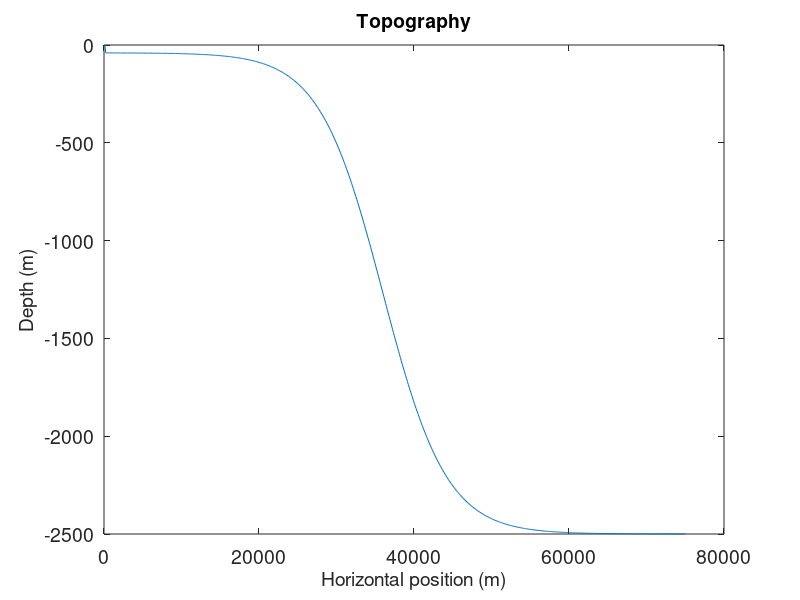
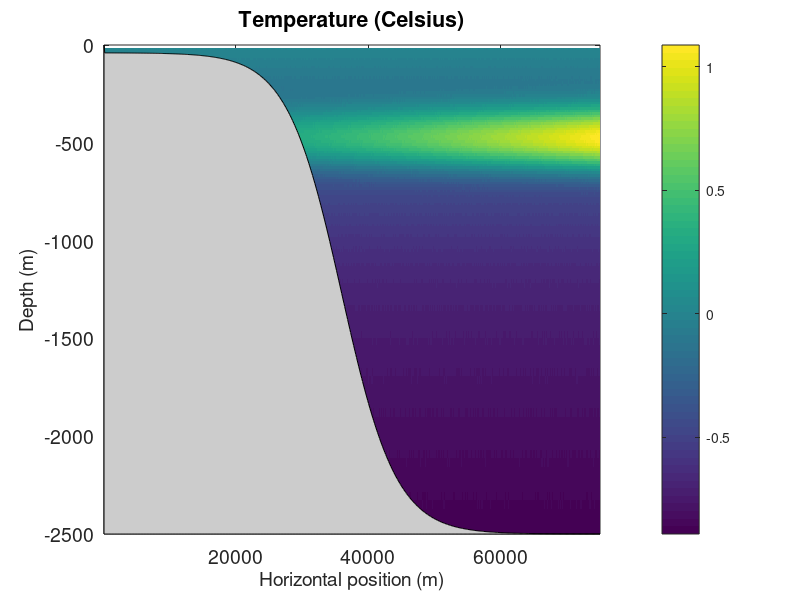
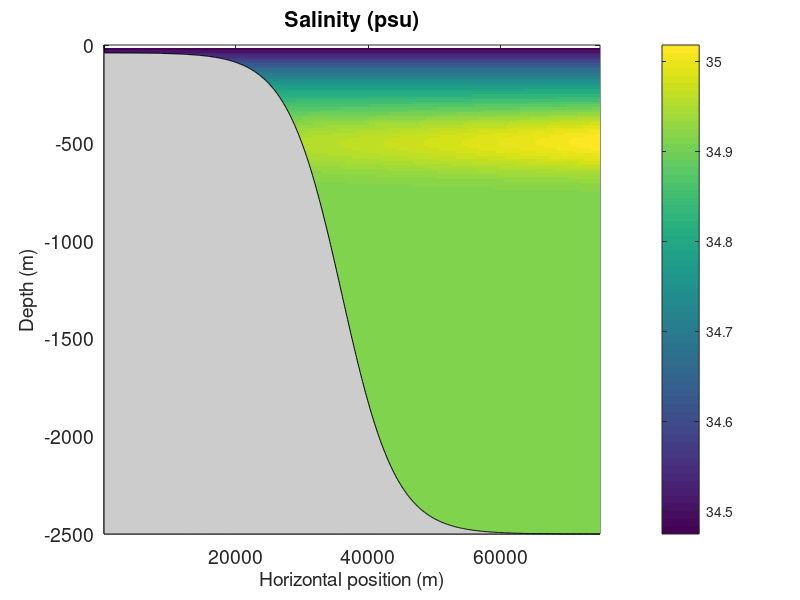
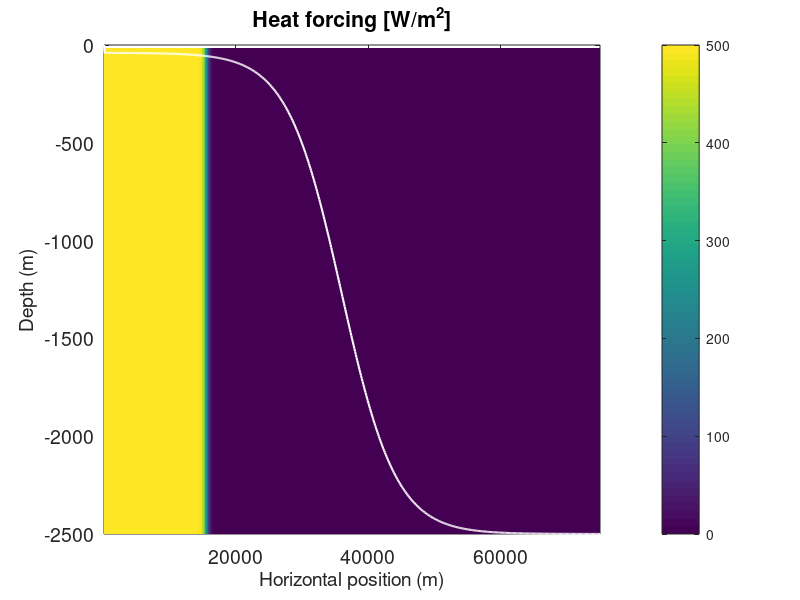

Here is the MATLAB script that generated these plots, in order:
% This is a matlab script that generates the input data
% variable x resolution
clear all
close all

prec='real*8';
ieee='b';

% Dimensions of grid
%nx=80;
nx=640; %320 previously
ny=1;
nz=120; %60 previously
% Nominal depth of model (meters)
H=2500.0;
% Size of domain
Lx=75.0e3;

% Horizontal resolution (m)
%Variable resolution
res1=2*Lx/(3*nx);
L1=Lx/2;
L2=Lx - L1;
n2=nx - (L1/res1);
res2=L2/n2;
A=res2 - res1;
iswitch1=L1/(res1);
width=40;
dx=zeros(nx,1);
for i=1:nx
    dx(i) = res1*1.43982 + 0.06*A*( tanh( (i-iswitch1)/width) + 1);
%dx(i) = Lx/nx;
end

%Vertical resolution (m)
res1z=2*H/(3*nz);
H1 =H/2;
H2 =H - H1;
n2z =nz - (H1/res1z);
res2z=H2/n2z;
Az = res2z-res1z;
% in gendata_Kara1 iswitchz =H1/(res1z);
iswitchz =H1/(res1z);
widthz=10;
dz = zeros(nz,1)
for i=1:nz
    dz(i) =res1z*.95+0.5408*Az*(tanh((i-iswitchz)/widthz)+1);
    %in gendata_Kara1 dz(i) =res1z/4+1.2*Az*(tanh((i-iswitchz)/widthz)+1);

end


x=zeros(nx,1);
x(1) = dx(1);
for i=2:nx
x(i)=x(i-1) + dx(i);
end

z=zeros(nz,1);
z(1) =-dz(1);
for i=2:nz
    z(i)=(z(i-1)-dz(i));
end

fid=fopen('dx.bin','w',ieee); fwrite(fid,dx,prec); fclose(fid);
%fid=fopen('dz.bin','w',ieee); fwrite(fid,dz,prec); fclose(fid);
dy = Lx/nx

% Flux
Qo= 500;
SFo=0.0372;

% Stratification
gravity=9.81;
talpha=2.0e-4;
sbeta=7.4e-4;
N2=0.0000013; %0 for no stratification
Tz=N2/(gravity*talpha);
Sz=N2/(gravity*sbeta);


%Tanh function for cooling
xswitch = 2.2e4+ Lx/2.0;
qwidth = .5e3;
Q=0.0*rand([nx,ny]);
for i=1:nx
Q(i,:) = Q(i,:) + Qo*0.5*(tanh((Lx-x(i)-xswitch)/qwidth) + 1);
%Q(i,:) = Q(i,:) + Qo*0.5*(tanh((x(i)-xswitch)/qwidth) + 1);
end
fid=fopen('Qnet.forcing','w',ieee); fwrite(fid,Q,prec); fclose(fid);

%Tanh function for salinity forcing
%negative for increasing SSS
xswitch = 2.2e4 + Lx/2.0;
sfwidth = 0.5e3;
SF=0.0*rand([nx,ny]);
for i=1:nx
SF(i,:) = -(SF(i,:) + SFo*0.5*(tanh((Lx-x(i)-xswitch)/sfwidth) + 1));
%Q(i,:) = Q(i,:) + Qo*0.5*(tanh((x(i)-xswitch)/qwidth) + 1);
end
fid=fopen('SF.forcing','w',ieee); fwrite(fid,SF,prec); fclose(fid);

% Temperature profile
i = 1:1:nz;
Tref = 1.5516 - 1.5414*(tanh(i/179.2610)+1);

%Sponge BC
Uref=Tref*0;
Vref=Tref*0;
fid =fopen('Uref.init','w',ieee); fwrite(fid,Uref,prec); fclose(fid);
fid =fopen('Vref.init','w',ieee); fwrite(fid,Vref,prec); fclose(fid);

%t = 0.25*rand([nx,ny,nz]);
t=0.01*rand([nx,ny,nz]);

for k=1:nz
 t(:,:,k) = t(:,:,k) + Tref(k);
end

%INFLOW temperature
ymatrix = zeros(640,1,49);
xmatrix = zeros(640,1,49);

for i=1:49
    for j=1:640
        ymatrix(j,1,i)=j;
        xmatrix(j,1,i)=i;
    end
end
inflowT=((-0.3*(xmatrix-25).^2-.1*ymatrix))/1000+0.25;
inflowT=inflowT.^5*10^3.15;
t(:,:,12:60)=t(:,:,12:60)+inflowT;
t = flipdim(t,1);
Treftemporary=squeeze(t);
Treftemporary=Treftemporary(640,:);
fid =fopen('Tref.init','w',ieee); fwrite(fid,Treftemporary,prec); fclose(fid);
%[sprintf('Tref =') sprintf(' %8.6g,',Tref)]
fid=fopen('T.init','w',ieee); fwrite(fid,t,prec); fclose(fid);

%Salinity profile
i = 1:1:nz;
Sref=33.9831+0.4654*(tanh(i/17.9459)+1);

s=0.0001*rand([nx,ny,nz]);
for k=1:nz
    s(:,:,k)=s(:,:,k)+Sref(k);
end

%INFLOW salinity
inflowS=((-0.3*(xmatrix-25).^2-.1*ymatrix))/1000+0.25;
inflowS=inflowS.^5*10^2.09;
s(:,:,12:60)=s(:,:,12:60)+inflowS;
s = flipdim(s,1);
Sreftemporary=squeeze(s);
Sreftemporary=Sreftemporary(640,:);
fid=fopen('Sref.init','w',ieee); fwrite(fid,Sreftemporary,prec); fclose(fid);
fid=fopen('S.init','w',ieee); fwrite(fid,s,prec); fclose(fid);

% Sloping channel
% tanh function for slope
slope=0.15
offset=1.5e3 + Lx/2.0;
dmax=-40.0;
h1=dmax;
h2=-H;
hdiff=(h1-h2);
xwidth=hdiff/(2.0*slope);
d=0.0*rand([nx,ny]);
for i=1:nx
for j=1:ny
d(i,j) = hdiff/2*(tanh((Lx-x(i)-offset)/xwidth) + 1) - H;
end
end
d(1,:)=0.0;
fid=fopen('topog.slope','w',ieee); fwrite(fid,d,prec); fclose(fid);

pressure = -9.81*1035*z/10000;
pressure = repmat(pressure,[1 640]);
pressure = reshape(pressure',640,1,120);



figure(101)
plot(x,d(:,1)); 
set(gca,'Fontsize',14); xlabel('Horizontal position (m)','Fontsize',14)
ylabel('Depth (m)','Fontsize',14); title('Topography','Fontsize',14)

figure(102)
pcolor(x,z,squeeze(t)'); shading flat;
set(gca,'Ydir','Normal')
colorbar; title('Temperature (Celsius)','Fontsize',14)
set(gca,'Fontsize',14); xlabel('Horizontal position (m)','Fontsize',14)
ylabel('Depth (m)','Fontsize',14); 
hold on; 
h =area(x,d(:,1),-2500);
set(h,'Facecolor',[0.8 0.8 0.8]);
caxis([-0.8909 1.0872]);

figure(103)
pcolor(x,z,squeeze(s)'); shading flat;
set(gca,'Ydir','Normal')
colorbar; title('Salinity (psu)','Fontsize',14)
set(gca,'Fontsize',14); xlabel('Horizontal position (m)','Fontsize',14)
ylabel('Depth (m)','Fontsize',14); 
hold on; 
hh =area(x,d(:,1),-2500); 
set(hh,'FaceColor',[0.8 0.8 0.8]);
caxis([34.4744 35.0183]);

figure(104)
pcolor(x,z,repmat(Q',120,1)); shading flat;
colorbar; title('Heat forcing [W/m^2]','Fontsize',14)
set(gca,'Fontsize',14); xlabel('Horizontal position (m)','Fontsize',14)
ylabel('Depth (m)','Fontsize',14); 
hold on
plot(x,d(:,1),'w','Linewidth',1.5)

figure(105)
pcolor(x,z,repmat(SF',120,1)); shading flat;
colorbar; title('Salinity forcing [psu*kg/(m^2s)]','Fontsize',14)
set(gca,'Fontsize',14); xlabel('Horizontal position (m)','Fontsize',14)
ylabel('Depth (m)','Fontsize',14); 
hold on
plot(x,d(:,1),'w','Linewidth',1.5)

